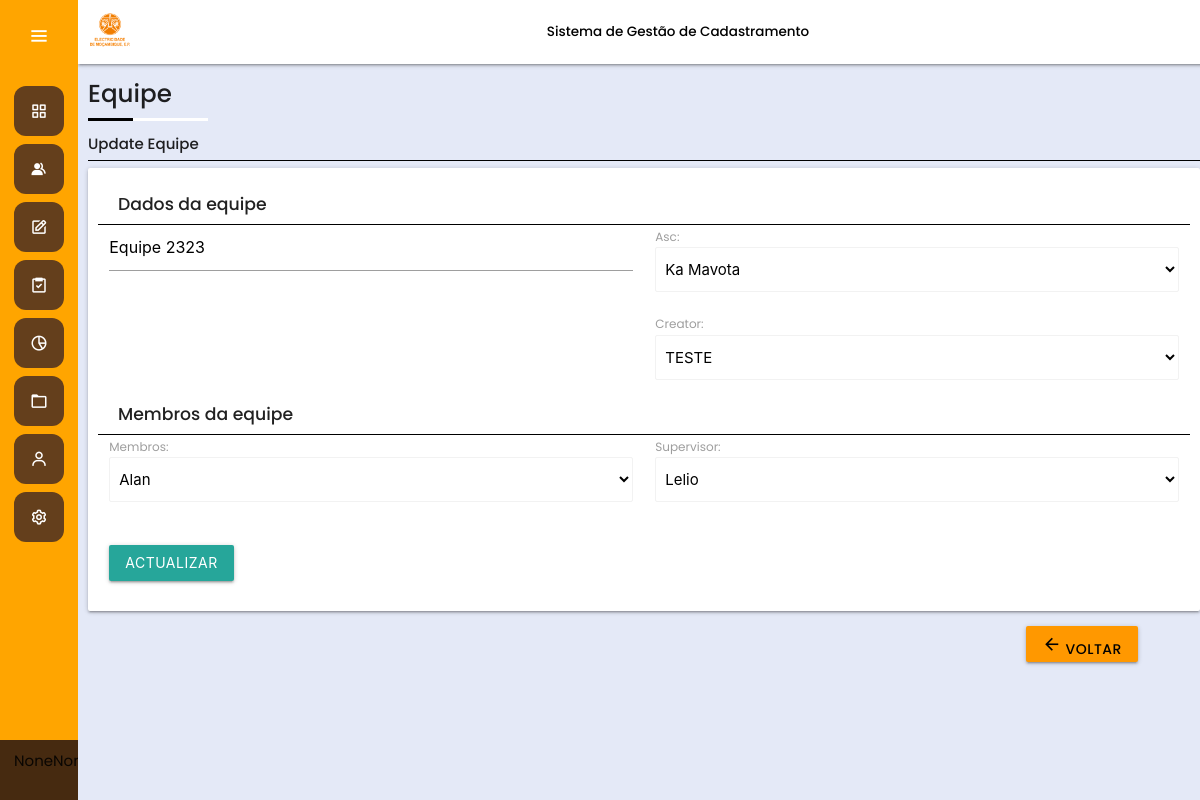
Page /team/18/team-edit on the earlier database version.
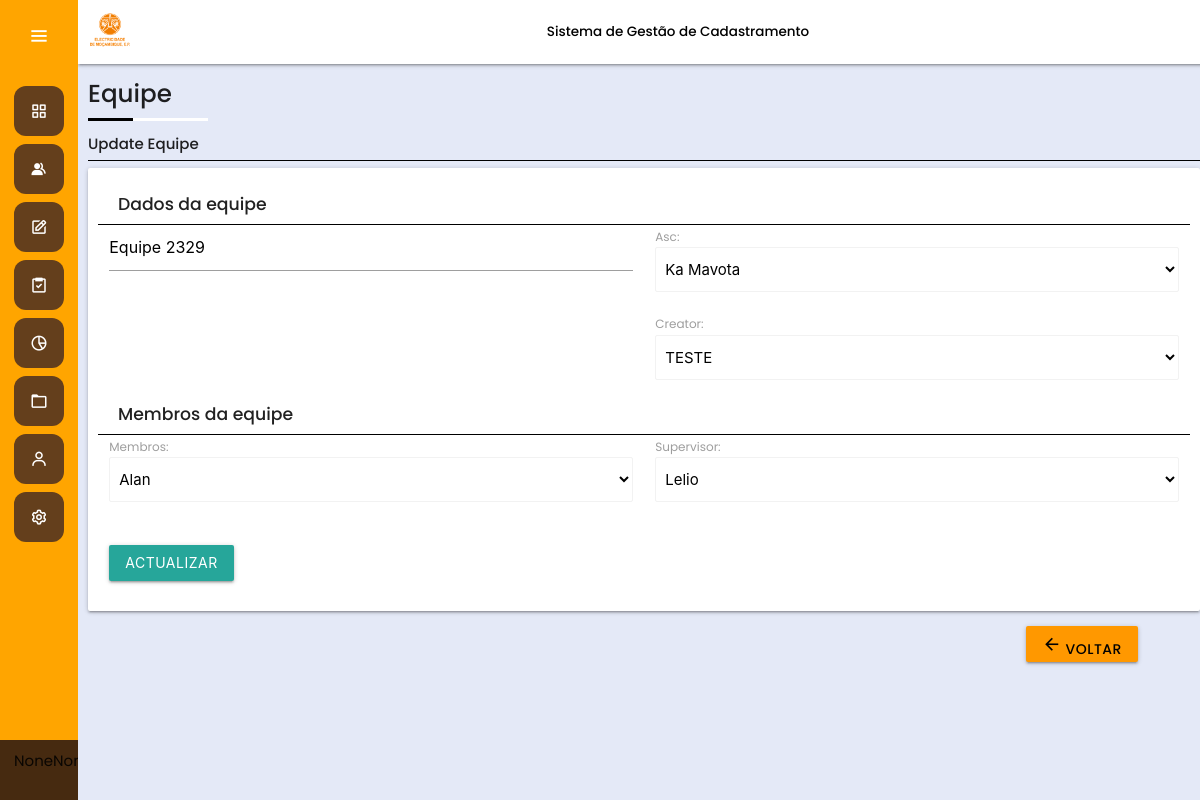
Same page on the later database version.
### Team/models.py (models this page shows, shortened)
class Team(models.Model):
    name = models.CharField(max_length=100, unique=True)
    slug = models.SlugField(default="", null=False)
    state = models.BooleanField(default=True)
    asc = models.ForeignKey(ASC, on_delete=models.CASCADE)
    creator = models.ForeignKey(User, on_delete=models.CASCADE, related_name='created_teams')
    membros = models.ForeignKey(User, on_delete=models.CASCADE, related_name='teams_members', limit_choices_to={'user_type__in':['tecnico_campo']}, default=1)
    membros_1 = models.ForeignKey(User, on_delete=models.CASCADE, related_name='teams_members_1', limit_choices_to={'user_type__in':['tecnico_campo']}, default=1)
    supervisor = models.ForeignKey(User, on_delete=models.CASCADE, related_name='teams_supervisor', limit_choices_to={'user_type__in':['supervisor_campo']}, default=1)
    date_created = models.DateTimeField(default=timezone.now)

### Team/views.py (the view, shortened to what this page needs)
# urls.py: path('<int:pk>/team-edit', Updateview.as_view(), name='team_edit'),
class Updateview(UpdateView):
   model = Team
   form_class = TeamModelForm
   template_name = 'team_edit.html'

### Team/forms.py
class TeamModelForm(forms.ModelForm):
    class Meta:
        model = Team
        fields = ['name', 'state', 'asc', 'creator', 'membros', 'supervisor']
        widgets = {
            'asc': forms.Select(attrs={'class': 'browser-default'}),
            'membros': forms.Select(attrs={'class': 'browser-default'}),
            'creator': forms.Select(attrs={'class': 'browser-default'}),
            'supervisor': forms.Select(attrs={'class': 'browser-default'}),
        }

### Accounts/models.py (called while the page is built)
    def __str__(self):
        return self.nome

### templates/team_edit.html (shortened to what this page needs)
{% extends "base.html" %}
{% load static %}
{% load materializecss %}
{% block page_header %}
  Equipe
{% endblock page_header %}
{% block content_main %}
<h6 class="col s4" style="font-weight: 450; margin-top: 15px; font-size: 1rem;">
  Update Equipe
</h6>
<div class="divider black"></div>
     <form class="card dark-text"  method="POST" style="padding: 10px;">
       <h6 style="font-weight: 500; margin-bottom: 5px; " id="myForm1">Dados da equipe</h6>
       <div class="divider black"></div>
      <div class="row">
          <div class="col s6">
             {{ form.name| materializecss}}
          </div>
          <div class="col s6">
             {{form.asc.label_tag}}
             {{form.asc}}
          </div>
      </div>
      <div class="row">
        <div class="col s6">
         </div>
         <div class="col s6">
          {{form.creator.label_tag}}
          {{form.creator}}
        </div>
      </div>
      <h6 style="font-weight: 500; margin-bottom: 5px; " id="myForm1">Membros da equipe</h6>
      <div class="divider black"></div>
    <div class="row">
      <div class="col s6">
        {{form.membros.label_tag}}
        {{form.membros}}
      </div>
      <div class="col s6">
        {{form.supervisor.label_tag}}
        {{form.supervisor}}
      </div>
     </div>
<br>
       <div class="row">
          <div class="col s6">
            <button type="submit" class="waves-effect waves-light btn">Actualizar</button>
          </div>
       </div>
</form>
<div class="row">
  <div class="col s2 right">
    <a href="{% url 'Team:team_show' %}" class="btn orange black-text"><i class="material-icons">arrow_back</i> Voltar </a>
  </div>
</div>
{% endblock content_main %}

Differences in the rows shown:
changed Team "Ka Mavota": name "Equipe 2323" → "Equipe 2329"
